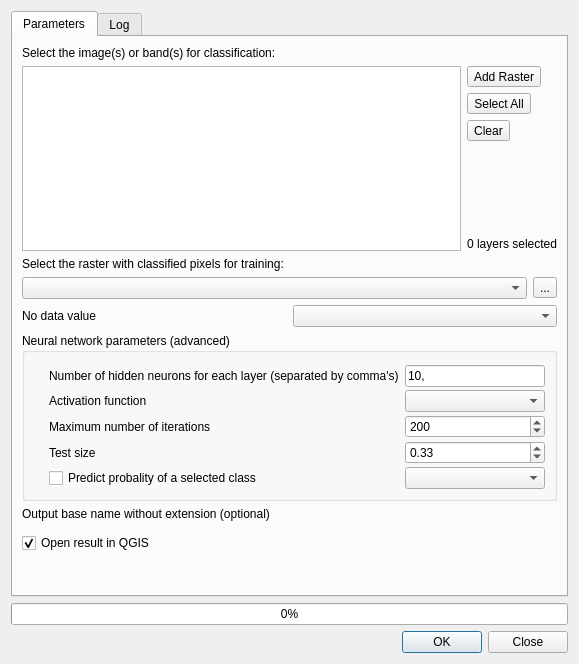
<?xml version="1.0" encoding="UTF-8"?>
<ui version="4.0">
 <class>QDialog</class>
 <widget class="QDialog" name="QDialog">
  <property name="geometry">
   <rect>
    <x>0</x>
    <y>0</y>
    <width>579</width>
    <height>664</height>
   </rect>
  </property>
  <property name="windowTitle">
   <string>Neural Network MLPClassifier</string>
  </property>
  <property name="toolTip">
   <string/>
  </property>
  <property name="toolTipDuration">
   <number>-1</number>
  </property>
  <property name="statusTip">
   <string/>
  </property>
  <property name="whatsThis">
   <string/>
  </property>
  <property name="accessibleName">
   <string/>
  </property>
  <property name="accessibleDescription">
   <string/>
  </property>
  <property name="locale">
   <locale language="English" country="UnitedKingdom"/>
  </property>
  <property name="windowFilePath">
   <string/>
  </property>
  <property name="sizeGripEnabled">
   <bool>false</bool>
  </property>
  <property name="modal">
   <bool>false</bool>
  </property>
  <layout class="QVBoxLayout" name="verticalLayout">
   <property name="spacing">
    <number>6</number>
   </property>
   <item>
    <widget class="QScrollArea" name="scrollArea">
     <property name="styleSheet">
      <string notr="true"/>
     </property>
     <property name="frameShape">
      <enum>QFrame::NoFrame</enum>
     </property>
     <property name="frameShadow">
      <enum>QFrame::Sunken</enum>
     </property>
     <property name="widgetResizable">
      <bool>true</bool>
     </property>
     <widget class="QWidget" name="scrollAreaContent">
      <property name="geometry">
       <rect>
        <x>0</x>
        <y>0</y>
        <width>557</width>
        <height>578</height>
       </rect>
      </property>
      <layout class="QVBoxLayout" name="verticalLayout_2">
       <property name="spacing">
        <number>0</number>
       </property>
       <property name="leftMargin">
        <number>0</number>
       </property>
       <property name="topMargin">
        <number>0</number>
       </property>
       <property name="rightMargin">
        <number>0</number>
       </property>
       <property name="bottomMargin">
        <number>0</number>
       </property>
       <item>
        <widget class="QTabWidget" name="tabWidget">
         <property name="currentIndex">
          <number>0</number>
         </property>
         <widget class="QWidget" name="tab">
          <attribute name="title">
           <string>Parameters</string>
          </attribute>
          <layout class="QVBoxLayout" name="verticalLayout_3">
           <item>
            <widget class="QLabel" name="label">
             <property name="maximumSize">
              <size>
               <width>537</width>
               <height>16777215</height>
              </size>
             </property>
             <property name="text">
              <string>Select the image(s) or band(s) for classification:</string>
             </property>
            </widget>
           </item>
           <item>
            <layout class="QHBoxLayout" name="horizontalLayout">
             <item>
              <widget class="QListWidget" name="listWidget">
               <property name="selectionMode">
                <enum>QAbstractItemView::MultiSelection</enum>
               </property>
               <property name="selectionBehavior">
                <enum>QAbstractItemView::SelectRows</enum>
               </property>
              </widget>
             </item>
             <item>
              <layout class="QVBoxLayout" name="verticalLayout_6">
               <item>
                <widget class="QToolButton" name="imageButton">
                 <property name="text">
                  <string>Add Raster</string>
                 </property>
                </widget>
               </item>
               <item>
                <widget class="QToolButton" name="selectAllButton">
                 <property name="text">
                  <string>Select All</string>
                 </property>
                </widget>
               </item>
               <item>
                <widget class="QToolButton" name="clearSelectionButton">
                 <property name="text">
                  <string>Clear</string>
                 </property>
                </widget>
               </item>
               <item>
                <spacer name="verticalSpacer_2">
                 <property name="orientation">
                  <enum>Qt::Vertical</enum>
                 </property>
                 <property name="sizeHint" stdset="0">
                  <size>
                   <width>20</width>
                   <height>40</height>
                  </size>
                 </property>
                </spacer>
               </item>
               <item>
                <widget class="QLabel" name="nb_input">
                 <property name="text">
                  <string>0 layers selected</string>
                 </property>
                 <property name="alignment">
                  <set>Qt::AlignRight|Qt::AlignTrailing|Qt::AlignVCenter</set>
                 </property>
                </widget>
               </item>
              </layout>
             </item>
            </layout>
           </item>
           <item>
            <widget class="QLabel" name="label_3">
             <property name="text">
              <string>Select the raster with classified pixels for training:</string>
             </property>
            </widget>
           </item>
           <item>
            <layout class="QHBoxLayout" name="horizontalLayout_3">
             <item>
              <widget class="QgsMapLayerComboBox" name="classifiedComboBox">
               <property name="allowEmptyLayer" stdset="0">
                <bool>true</bool>
               </property>
              </widget>
             </item>
             <item>
              <widget class="QToolButton" name="classifiedButton">
               <property name="text">
                <string>...</string>
               </property>
              </widget>
             </item>
            </layout>
           </item>
           <item>
            <layout class="QHBoxLayout" name="horizontalLayout_2">
             <item>
              <widget class="QLabel" name="label_7">
               <property name="text">
                <string>No data value</string>
               </property>
              </widget>
             </item>
             <item>
              <widget class="QComboBox" name="noDataValue"/>
             </item>
            </layout>
           </item>
           <item>
            <widget class="QgsCollapsibleGroupBox" name="mGroupBox">
             <property name="enabled">
              <bool>true</bool>
             </property>
             <property name="title">
              <string>Neural network parameters (advanced)</string>
             </property>
             <property name="checkable">
              <bool>false</bool>
             </property>
             <property name="checked">
              <bool>false</bool>
             </property>
             <property name="collapsed" stdset="0">
              <bool>true</bool>
             </property>
             <property name="saveCollapsedState" stdset="0">
              <bool>true</bool>
             </property>
             <layout class="QFormLayout" name="formLayout">
              <property name="horizontalSpacing">
               <number>6</number>
              </property>
              <property name="verticalSpacing">
               <number>3</number>
              </property>
              <property name="leftMargin">
               <number>24</number>
              </property>
              <property name="topMargin">
               <number>12</number>
              </property>
              <property name="rightMargin">
               <number>9</number>
              </property>
              <item row="0" column="0">
               <widget class="QLabel" name="label_6">
                <property name="text">
                 <string>Number of hidden neurons for each layer (separated by comma's)</string>
                </property>
               </widget>
              </item>
              <item row="0" column="1">
               <widget class="QLineEdit" name="hiddenNeurons">
                <property name="text">
                 <string>10,</string>
                </property>
               </widget>
              </item>
              <item row="3" column="1">
               <widget class="QComboBox" name="activationFunction">
                <property name="currentText">
                 <string/>
                </property>
               </widget>
              </item>
              <item row="6" column="0">
               <widget class="QLabel" name="label_4">
                <property name="text">
                 <string>Maximum number of iterations</string>
                </property>
               </widget>
              </item>
              <item row="6" column="1">
               <widget class="QSpinBox" name="maxIterations">
                <property name="minimum">
                 <number>1</number>
                </property>
                <property name="maximum">
                 <number>1000000000</number>
                </property>
                <property name="singleStep">
                 <number>100</number>
                </property>
                <property name="value">
                 <number>200</number>
                </property>
               </widget>
              </item>
              <item row="9" column="0">
               <widget class="QLabel" name="label_8">
                <property name="text">
                 <string>Test size</string>
                </property>
               </widget>
              </item>
              <item row="11" column="0">
               <widget class="QCheckBox" name="probabilityCheckBox">
                <property name="sizePolicy">
                 <sizepolicy hsizetype="Preferred" vsizetype="Preferred">
                  <horstretch>0</horstretch>
                  <verstretch>0</verstretch>
                 </sizepolicy>
                </property>
                <property name="text">
                 <string>Predict probality of a selected class</string>
                </property>
               </widget>
              </item>
              <item row="3" column="0">
               <widget class="QLabel" name="label_5">
                <property name="text">
                 <string>Activation function</string>
                </property>
               </widget>
              </item>
              <item row="11" column="1">
               <widget class="QComboBox" name="probabilityValue"/>
              </item>
              <item row="9" column="1">
               <widget class="QDoubleSpinBox" name="testSize">
                <property name="maximum">
                 <double>1.000000000000000</double>
                </property>
                <property name="singleStep">
                 <double>0.010000000000000</double>
                </property>
                <property name="value">
                 <double>0.330000000000000</double>
                </property>
               </widget>
              </item>
             </layout>
            </widget>
           </item>
           <item>
            <widget class="QLabel" name="label_2">
             <property name="text">
              <string>Output base name without extension (optional)</string>
             </property>
            </widget>
           </item>
           <item>
            <widget class="QgsFileWidget" name="outputFileWidget" native="true">
             <property name="filter" stdset="0">
              <string/>
             </property>
            </widget>
           </item>
           <item>
            <widget class="QCheckBox" name="openCheckBox">
             <property name="text">
              <string>Open result in QGIS</string>
             </property>
             <property name="checked">
              <bool>true</bool>
             </property>
            </widget>
           </item>
           <item>
            <spacer name="verticalSpacer">
             <property name="orientation">
              <enum>Qt::Vertical</enum>
             </property>
             <property name="sizeHint" stdset="0">
              <size>
               <width>20</width>
               <height>40</height>
              </size>
             </property>
            </spacer>
           </item>
          </layout>
         </widget>
         <widget class="QWidget" name="tab_log">
          <attribute name="title">
           <string>Log</string>
          </attribute>
          <layout class="QVBoxLayout" name="verticalLayout_4">
           <item>
            <widget class="QTextBrowser" name="logBrowser"/>
           </item>
          </layout>
         </widget>
        </widget>
       </item>
      </layout>
     </widget>
    </widget>
   </item>
   <item>
    <widget class="QProgressBar" name="progressBar">
     <property name="value">
      <number>0</number>
     </property>
    </widget>
   </item>
   <item>
    <widget class="QDialogButtonBox" name="OKClose">
     <property name="standardButtons">
      <set>QDialogButtonBox::Close|QDialogButtonBox::Ok</set>
     </property>
    </widget>
   </item>
  </layout>
  <action name="imageAction">
   <property name="icon">
    <iconset>
     <normaloff>:/images/themes/default/mActionAddRasterLayer.svg</normaloff>:/images/themes/default/mActionAddRasterLayer.svg</iconset>
   </property>
   <property name="text">
    <string>...</string>
   </property>
   <property name="iconText">
    <string>Browse</string>
   </property>
   <property name="toolTip">
    <string>Browse for a raster layer</string>
   </property>
  </action>
  <action name="selectAllAction">
   <property name="icon">
    <iconset>
     <normaloff>:/images/themes/default/mActionSelectAll.svg</normaloff>:/images/themes/default/mActionSelectAll.svg</iconset>
   </property>
   <property name="text">
    <string>...</string>
   </property>
   <property name="iconText">
    <string>Select all</string>
   </property>
   <property name="toolTip">
    <string>Select all</string>
   </property>
  </action>
  <action name="clearSelectionAction">
   <property name="icon">
    <iconset>
     <normaloff>:/images/themes/default/mActionDeselectAll.svg</normaloff>:/images/themes/default/mActionDeselectAll.svg</iconset>
   </property>
   <property name="text">
    <string>...</string>
   </property>
   <property name="iconText">
    <string>Clear selection</string>
   </property>
   <property name="toolTip">
    <string>Clear selection</string>
   </property>
  </action>
  <action name="classifiedAction">
   <property name="text">
    <string>...</string>
   </property>
   <property name="iconText">
    <string>...</string>
   </property>
   <property name="toolTip">
    <string>browse for a raster layer</string>
   </property>
  </action>
 </widget>
 <customwidgets>
  <customwidget>
   <class>QgsCollapsibleGroupBox</class>
   <extends>QGroupBox</extends>
   <header>qgscollapsiblegroupbox.h</header>
   <container>1</container>
  </customwidget>
  <customwidget>
   <class>QgsFileWidget</class>
   <extends>QWidget</extends>
   <header>qgsfilewidget.h</header>
  </customwidget>
  <customwidget>
   <class>QgsMapLayerComboBox</class>
   <extends>QComboBox</extends>
   <header>qgsmaplayercombobox.h</header>
  </customwidget>
 </customwidgets>
 <resources/>
 <connections/>
</ui>
